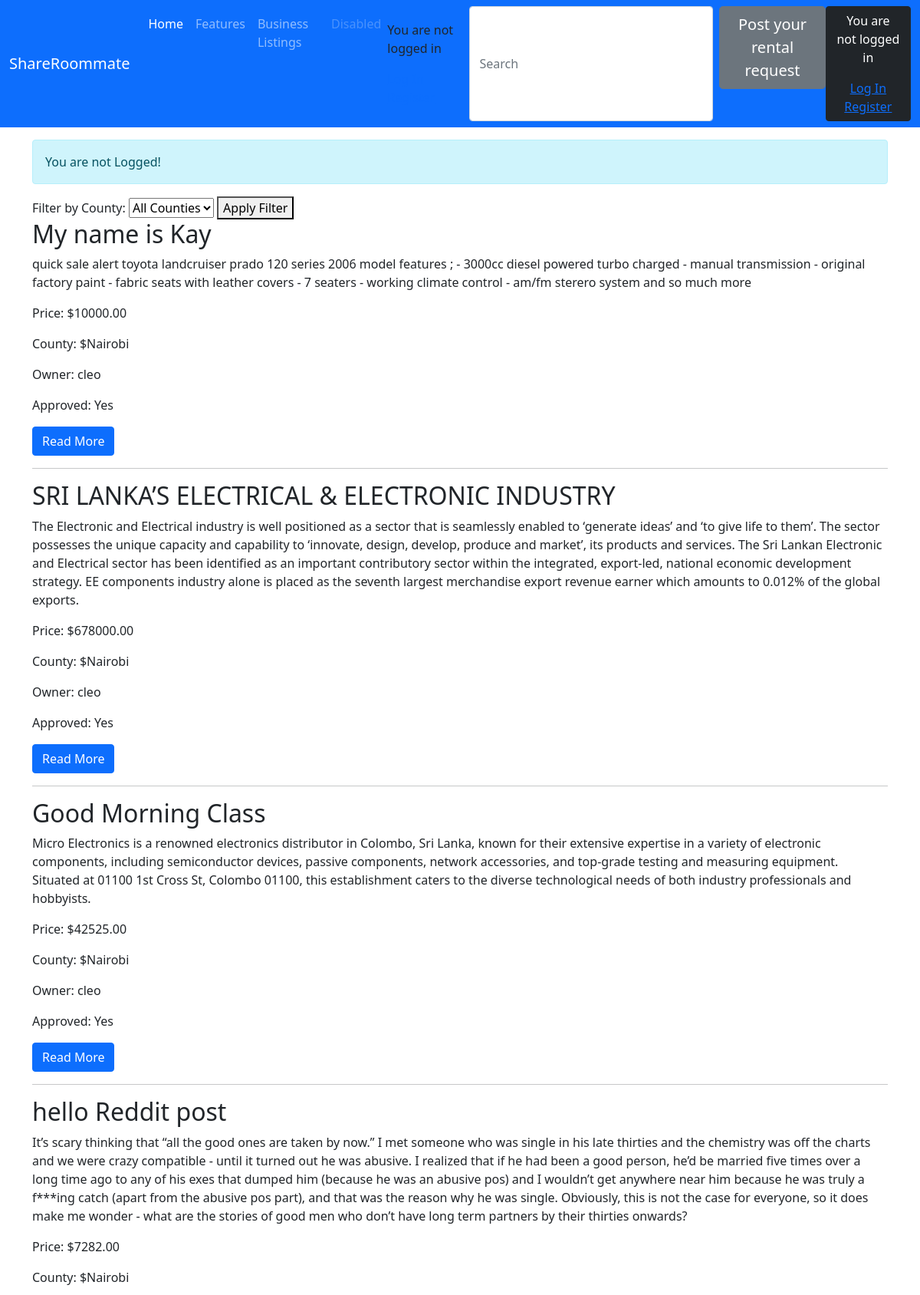
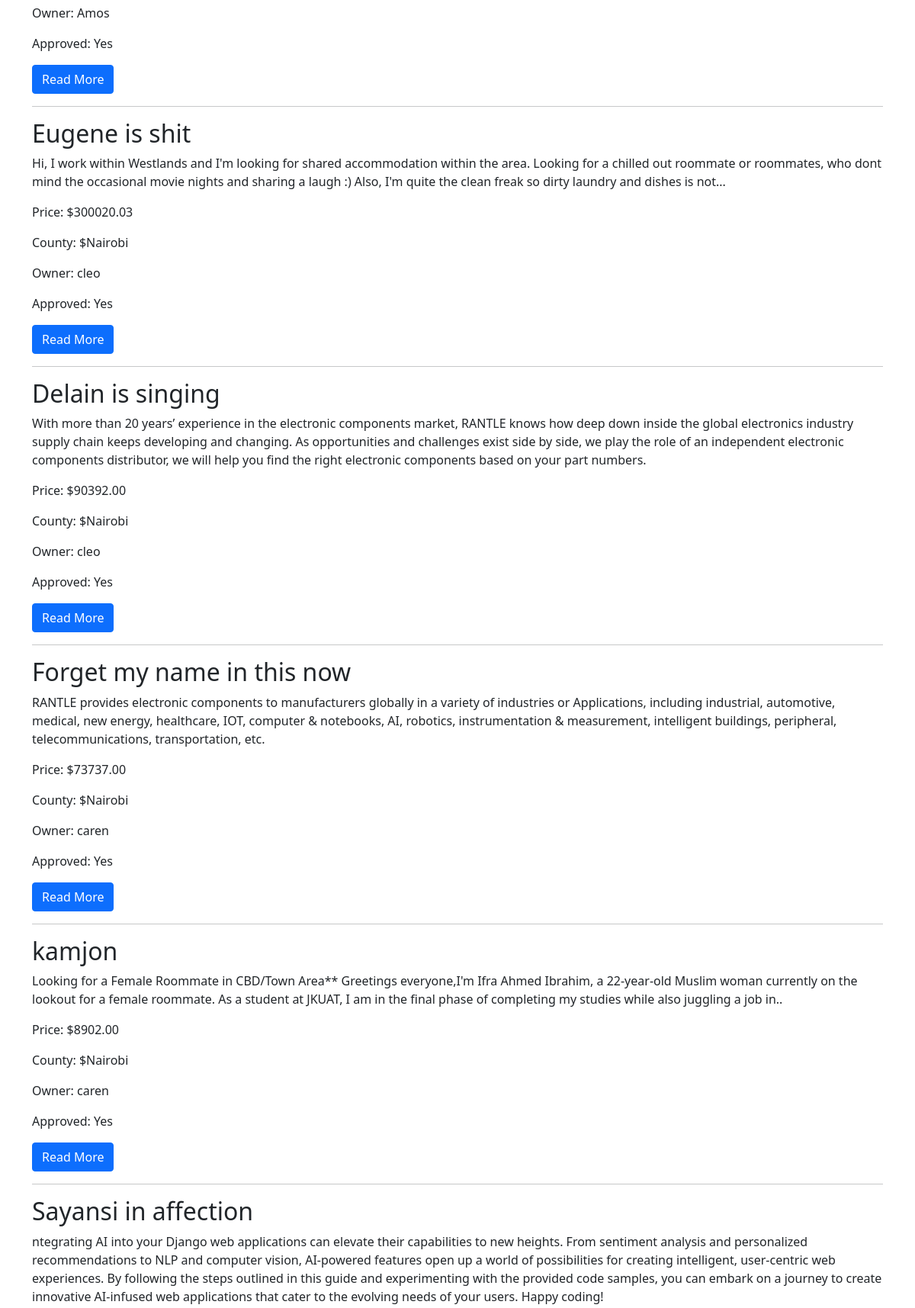
The page / (upper part) on the database its author committed (2 pictures, top to bottom).
### listings/models.py (models this page shows, shortened)
class Item(models.Model):
    BUSINESS = 'business'
    RESIDENTIAL = 'residential'
    LISTING_CHOICES = [
        (BUSINESS, 'Business'),
        (RESIDENTIAL, 'Residential'),
    ]
    COUNTY_CHOICES = [
        ('Nairobi', 'Nairobi'),
        ('Mombasa', 'Mombasa'),
    ]
    title = models.CharField(max_length=255)
    county = models.CharField(max_length=50, choices=COUNTY_CHOICES)  # Up
    type = models.CharField(max_length=20, choices=LISTING_CHOICES,default=RESIDENTIAL)
    description = models.TextField()
    price = models.DecimalField(max_digits=10, decimal_places=2)
    created_at = models.DateTimeField(auto_now_add=True)
    updated_at = models.DateTimeField(auto_now=True)
    owner = models.ForeignKey(User, on_delete=models.CASCADE)
    approved = models.BooleanField(default=False)  # New field

### listings/views.py (the view)
# urls.py: path('', item_list, name='item_list'),
def item_list(request):
    if request.user.is_authenticated and request.user.is_staff:
        items = Item.objects.all()
    else:
        items = Item.objects.filter(approved=True)
    for item in items:
        item.is_owner = item.owner == request.user if request.user.is_authenticated else False
    county_filter = request.GET.get('county')
    if county_filter:
        items = items.filter(county=county_filter)
    page = request.GET.get('page', 1)
    paginator = Paginator(items, 10)  # Show 10 items per page
    try:
        items = paginator.page(page)
    except PageNotAnInteger:
        items = paginator.page(1)
    except EmptyPage:
        items = paginator.page(paginator.num_pages)
    return render(request, 'listings/item_list.html', {'items': items})

### listings/templates/listings/item_list.html (shortened to what this page needs)
{% extends "base.html" %}
{% block content %}
                    <p> {% if user.is_authenticated %}
  Hi {{ user.username }}!
<p><a href="{% url 'logout' %}">Log Out</a></p>
{% else %}
  <div class="alert alert-info" role="alert">
  You are not Logged!
</div>
{% endif %}
    <form action="{% url 'item_list' %}" method="GET">
        <label for="county-filter">Filter by County:</label>
        <select name="county" id="county-filter">
            <option value="">All Counties</option>
        </select>
        <button type="submit">Apply Filter</button>
    </form>
{% for item in items %}
    <h2>{{ item.title }}</h2>
    <p>{{ item.description }}</p>
    <p>Price: ${{ item.price }}</p>
 <p>County: ${{ item.county }}</p>
    <p>Owner: {{ item.owner.username }}</p>
    <p>Approved: {% if item.approved %}Yes{% else %}No{% endif %}</p>
<a href="{% url 'read_more' item.pk %}"><button class="btn btn-primary">Read More</button></a>
    <hr>
{% endfor %}
{%endblock%}

### Templates/base.html (shortened to what this page needs)
<!doctype html>
<html lang="en">
<head>
    <link href="https://cdn.jsdelivr.net/npm/bootstrap@5.0.2/dist/css/bootstrap.min.css" rel="stylesheet"
>
</head>
<body>
<nav class="navbar navbar-expand-lg navbar-dark bg-primary">
  <div class="container-fluid">
    <a class="navbar-brand" href="http://127.0.0.1:8000/">ShareRoommate</a>
    <div class="collapse navbar-collapse" id="navbarNav">
      <ul class="navbar-nav">
        <li class="nav-item">
          <a class="nav-link active" aria-current="page" href="#">Home</a>
        </li>
        <li class="nav-item">
          <a class="nav-link" href="#">Features</a>
        </li>
        <li class="nav-item">
          <a class="nav-link" href="{% url 'business_items' %}">Business Listings</a>
        </li>
        <li class="nav-item">
          <a class="nav-link disabled" href="#" tabindex="-1" aria-disabled="true">Disabled</a>
        </li>
        <li>
           <p> {% if user.is_authenticated %}
  Hi {{ user.username }}!
<p><a href="{% url 'logout' %}">Log Out</a></p>
{% else %}
  <p>You are not logged in</p>
  <a href="{% url 'login' %}">Log In</a>
                    <a href="{% url 'register' %}">Register</a>
{% endif %}
                    </p>
        </li>
      </ul>
       <form class="d-flex ms-auto order-5">
          <input class="form-control me-2" type="search" placeholder="Search" aria-label="Search">
         <a href="{% url 'post_item' %}"><button type="button"  class="btn btn-secondary btn-lg" >Post your rental request</button></a>
         <button type="button" class="btn btn-dark">{% if user.is_authenticated %}
  Hi {{ user.username }}!
<p><a href="{% url 'logout' %}">Log Out</a></p>
{% else %}
  <p>You are not logged in</p>
  <a href="{% url 'login' %}">Log In</a>
                    <a href="{% url 'register' %}">Register</a>
{% endif %}</button>
       </form>
    </div>
  </div>
</nav>
<div class="container">
 {% block content %}
{% endblock %}
</div>
</body>
</html>

### rows shown on the page
Item: title "My name is Kay", description "quick sale alert toyota landcruiser prado 120 series 2006 model features ; - 3000cc diesel powered turbo charged - manual transmission - original factory paint - fabric seats with leather covers - 7 seaters - working climate control - am/fm sterero system and so much more", price "10000.00", county "Nairobi", owner.username "cleo", approved "Yes"
Item: title "SRI LANKA’S ELECTRICAL & ELECTRONIC INDUSTRY", description "The Electronic and Electrical industry is well positioned as a sector that is seamlessly enabled to ‘generate ideas’ and ‘to give life to them’. The sector possesses the unique capacity and capability to ‘innovate, design, develop, produce and market’, its products and services. The Sri Lankan Electronic and Electrical sector has been identified as an important contributory sector within the integrated, export-led, national economic development strategy. EE components industry alone is placed as the seventh largest merchandise export revenue earner which amounts to 0.012% of the global exports.", price "678000.00", county "Nairobi", owner.username "cleo", approved "Yes"
Item: title "Good Morning Class", description "Micro Electronics is a renowned electronics distributor in Colombo, Sri Lanka, known for their extensive expertise in a variety of electronic components, including semiconductor devices, passive components, network accessories, and top-grade testing and measuring equipment. Situated at 01100 1st Cross St, Colombo 01100, this establishment caters to the diverse technological needs of both industry professionals and hobbyists.", price "42525.00", county "Nairobi", owner.username "cleo", approved "Yes"
Item: title "hello Reddit post", description "It’s scary thinking that “all the good ones are taken by now.” I met someone who was single in his late thirties and the chemistry was off the charts and we were crazy compatible - until it turned out he was abusive. I realized that if he had been a good person, he’d be married five times over a long time ago to any of his exes that dumped him (because he was an abusive pos) and I wouldn’t get anywhere near him because he was truly a f***ing catch (apart from the abusive pos part), and that was the reason why he was single. Obviously, this is not the case for everyone, so it does make me wonder - what are the stories of good men who don’t have long term partners by their thirties onwards?", price "7282.00", county "Nairobi", owner.username "Amos", approved "Yes"
Item: title "Eugene is shit", description "Hi, I work within Westlands and I'm looking for shared accommodation within the area. Looking for a chilled out roommate or roommates, who dont mind the occasional movie nights and sharing a laugh :) Also, I'm quite the clean freak so dirty laundry and dishes is not...", price "300020.03", county "Nairobi", owner.username "cleo", approved "Yes"
Item: title "Delain is singing", description "With more than 20 years’ experience in the electronic components market, RANTLE knows how deep down inside the global electronics industry supply chain keeps developing and changing. As opportunities and challenges exist side by side, we play the role of an independent electronic components distributor, we will help you find the right electronic components based on your part numbers.", price "90392.00", county "Nairobi", owner.username "cleo", approved "Yes"
Item: title "Forget my name in this now", description "RANTLE provides electronic components to manufacturers globally in a variety of industries or Applications, including industrial, automotive, medical, new energy, healthcare, IOT, computer & notebooks, AI, robotics, instrumentation & measurement, intelligent buildings, peripheral, telecommunications, transportation, etc.", price "73737.00", county "Nairobi", owner.username "caren", approved "Yes"
Item: title "kamjon", description "Looking for a Female Roommate in CBD/Town Area** Greetings everyone,I'm Ifra Ahmed Ibrahim, a 22-year-old Muslim woman currently on the lookout for a female roommate. As a student at JKUAT, I am in the final phase of completing my studies while also juggling a job in..", price "8902.00", county "Nairobi", owner.username "caren", approved "Yes"
Item: title "Sayansi in affection", description "ntegrating AI into your Django web applications can elevate their capabilities to new heights. From sentiment analysis and personalized recommendations to NLP and computer vision, AI-powered features open up a world of possibilities for creating intelligent, user-centric web experiences. By following the steps outlined in this guide and experimenting with the provided code samples, you can embark on a journey to create innovative AI-infused web applications that cater to the evolving needs of your users. Happy coding!"
